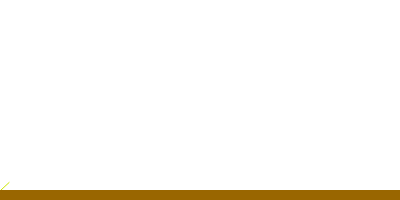
Frame 1 (no input)
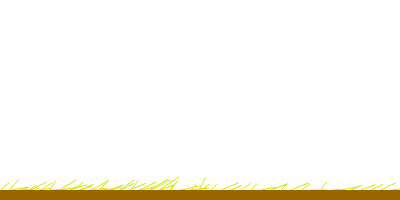
Frame 60 (no input)
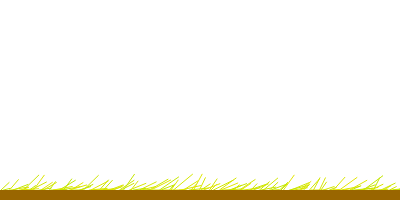
Frame 120 (the mouse pressed at the canvas centre since frame 60)

The p5.js sketch that drew these frames (run headless with seeded random() and noise() and a simulated clock; from frame 60 on, the mouse is pressed at the canvas centre):

// p5.js sketch
// ── sketch.js
function setup() {
  createCanvas(400, 200);
  colorMode(HSB, 360, 100, 100, 100);
}

var x = 1;
var h = 10;

function draw() {
 stroke(random(60, 70), 100, 90);
  line(x, height-10, x + random(5, 20), height-10-random(h));

  x = x + 10;

  if (x > width) {
    x = random(10);
    h = h + 3;
  }

  //lawn mower
  if (h > 100) {
    noStroke();
    fill(255);
    rect(-1, -1, width+2, height-15);
    h = 10;
  }

  //dirt
  noStroke();
  fill(40, 100, 60);
  rect(0, height-10, width, 10);
}
